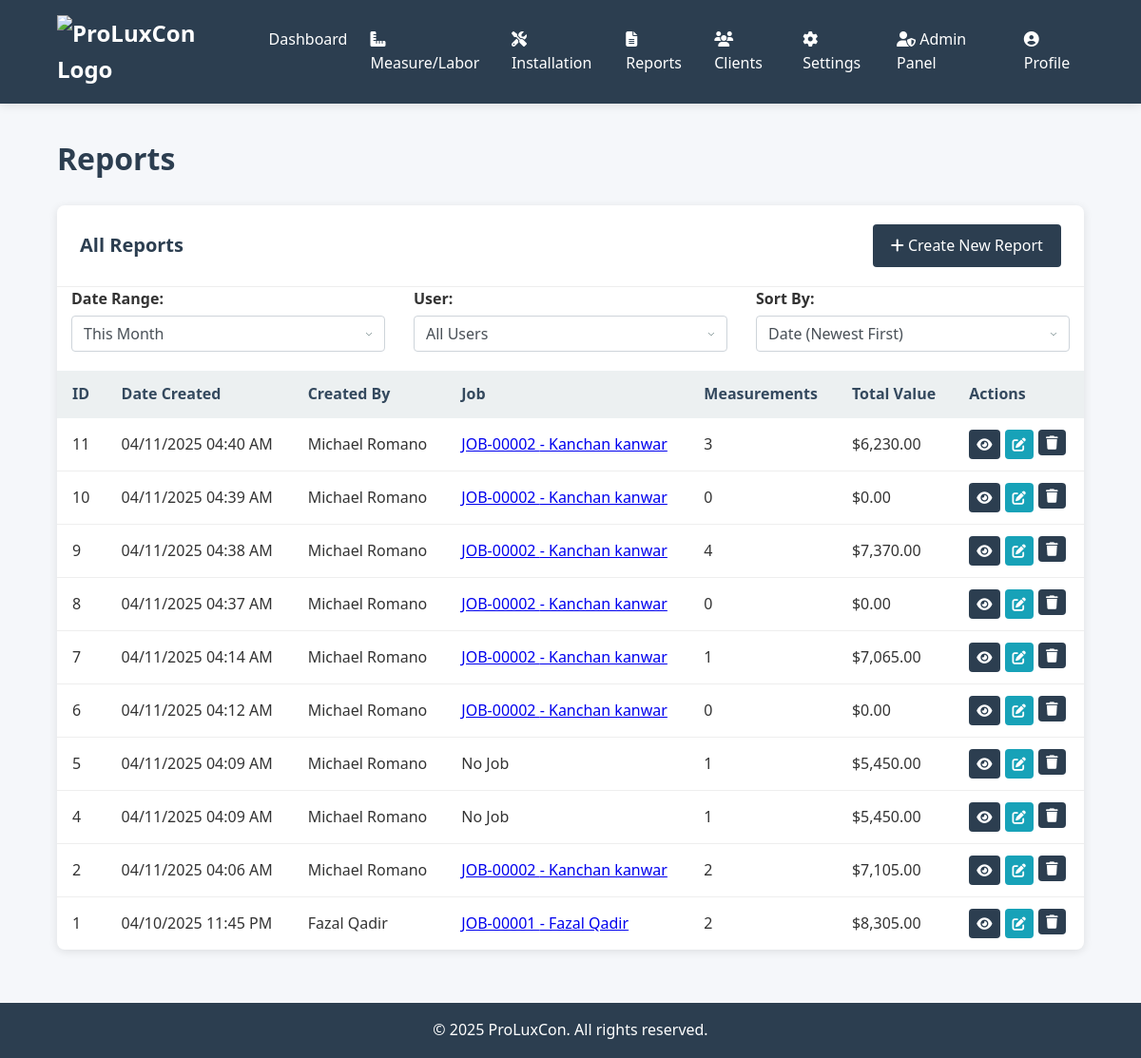
Screenshot of /reports (signed in) with the database file from the repository.
### app.py (models this page shows, shortened)
class Report(db.Model):
    __tablename__ = "report"
    id = db.Column(db.Integer, primary_key=True)
    created_at = db.Column(db.DateTime, default=datetime.utcnow)
    job_id = db.Column(db.Integer, db.ForeignKey("job.id"), nullable=True)
    job = db.relationship("Job", back_populates="reports")
    user_id = db.Column(db.Integer, db.ForeignKey("user.id"), nullable=False)
    user = db.relationship("User", backref="reports")
    measurements = db.relationship("Measurement", backref="report", lazy=True)
    estimate = db.relationship("Estimate", uselist=False, backref="report")

class User(db.Model):
    __tablename__ = "user"
    id = db.Column(db.Integer, primary_key=True)
    name = db.Column(db.String(150), nullable=False)
    email = db.Column(db.String(150), unique=True, nullable=False)
    password_hash = db.Column(db.String(255), nullable=False)
    role_id = db.Column(db.Integer, db.ForeignKey("role.id"), nullable=False)
    role = db.relationship("Role", backref="users")
    is_active = db.Column(db.Boolean, default=True)
    must_change_password = db.Column(db.Boolean, default=False)

class Job(db.Model):
    __tablename__ = "job"
    id = db.Column(db.Integer, primary_key=True)
    job_number = db.Column(db.String(20), unique=True, nullable=False)
    name = db.Column(db.String(150), nullable=False)
    description = db.Column(db.Text)
    created_at = db.Column(db.DateTime, default=datetime.utcnow)
    updated_at = db.Column(
        db.DateTime, default=datetime.utcnow, onupdate=datetime.utcnow
    )
    status = db.Column(
        db.String(20), default="pending"
    )  # pending, in_progress, completed, cancelled
    client_id = db.Column(db.Integer, db.ForeignKey("client.id"), nullable=False)
    user_id = db.Column(
        db.Integer, db.ForeignKey("user.id"), nullable=False
    )  # Created by / Owned by
    user = db.relationship("User", backref="jobs")
    reports = db.relationship("Report", back_populates="job", lazy=True)
    job_statuses = db.relationship("JobStatus", backref="job", lazy=True)

class Estimate(db.Model):
    __tablename__ = "estimate"
    id = db.Column(db.Integer, primary_key=True)
    report_id = db.Column(
        db.Integer, db.ForeignKey("report.id"), nullable=False, unique=True
    )
    extra_large_qty = db.Column(db.Integer, default=0)
    large_qty = db.Column(db.Integer, default=0)
    small_qty = db.Column(db.Integer, default=0)
    mull_qty = db.Column(db.Integer, default=0)
    sfd_qty = db.Column(db.Integer, default=0)
    dfd_qty = db.Column(db.Integer, default=0)
    sgd_qty = db.Column(db.Integer, default=0)
    extra_panels_qty = db.Column(db.Integer, default=0)
    door_design_qty = db.Column(db.Integer, default=0)
    shutter_removal_qty = db.Column(db.Integer, default=0)
    permit_cost = db.Column(db.Float, default=450.0)  # Fixed $450
    labor_total = db.Column(db.Float, default=0.0)
    marketing_fee = db.Column(db.Float, default=0.0)
    material_cost = db.Column(db.Float, default=0.0)
    salesman_cost = db.Column(db.Float, default=0.0)
    markup = db.Column(db.Float, default=5000.0)
    total_contract = db.Column(db.Float, default=0.0)
    commission = db.Column(db.Float, default=0.0)  # 20% of markup by default

### app.py (the view)
@app.route("/reports")
def reports():
    if "user_id" not in session:
        flash("Please log in first.", "error")
        return redirect(url_for("index"))
    user_id = session["user_id"]
    role = session.get("role")
    if role == "admin":
        all_reports = Report.query.order_by(Report.created_at.desc()).all()
    else:
        all_reports = (
            Report.query.filter_by(user_id=user_id)
            .order_by(Report.created_at.desc())
            .all()
        )
    report_ids = [report.id for report in all_reports]
    measurements_counts = {}
    for report_id in report_ids:
        count = Measurement.query.filter_by(report_id=report_id).count()
        measurements_counts[report_id] = count
    estimates = {}
    for estimate in Estimate.query.filter(Estimate.report_id.in_(report_ids)).all():
        estimates[estimate.report_id] = estimate
    job_info = {}
    job_ids = [report.job_id for report in all_reports if report.job_id]
    jobs = {job.id: job for job in Job.query.filter(Job.id.in_(job_ids)).all()}
    for report in all_reports:
        if report.job_id and report.job_id in jobs:
            job = jobs[report.job_id]
            job_info[report.id] = {"job_number": job.job_number, "job_name": job.name}
    users = {}
    if role == "admin":
        user_ids = [report.user_id for report in all_reports]
        for user in User.query.filter(User.id.in_(user_ids)).all():
            users[user.id] = user.name
    return render_template(
        "reports.html",
        reports=all_reports,
        measurements_counts=measurements_counts,
        estimates=estimates,
        job_info=job_info,
        users=users,
        is_admin=(role == "admin"),
    )

### app.py (called while the page is built)
@app.before_request
def make_session_permanent():
    session.permanent = True

@app.context_processor
def utility_processor():
    def now():
        return datetime.utcnow()
    return dict(now=now)

### templates/reports.html (shortened to what this page needs)
{% extends "base.html" %} {% block content %}
<h1 class="page-title">Reports</h1>
<div class="card">
  <div class="card-header">
    <h2 class="card-title">All Reports</h2>
    <div>
      <a href="/measure_labor" class="btn">
        <i class="fas fa-plus"></i> Create New Report
      </a>
    </div>
  </div>
  <div class="filter-controls" style="margin-bottom: 20px; padding: 0 15px">
    <div class="row">
      <div class="col-md-4">
        <label for="date-filter">Date Range:</label>
        <select id="date-filter" class="form-control">
          <option value="month" selected>This Month</option>
        </select>
      </div>
      {% if is_admin %}
      <div class="col-md-4">
        <label for="user-filter">User:</label>
        <select id="user-filter" class="form-control">
          <option value="all">All Users</option>
        </select>
      </div>
      {% endif %}
      <div class="col-md-4">
        <label for="sort-by">Sort By:</label>
        <select id="sort-by" class="form-control">
          <option value="date-desc">Date (Newest First)</option>
        </select>
      </div>
    </div>
  </div>
  <div class="table-responsive">
    <table class="table table-striped" id="reports-table">
      <thead>
        <tr>
          <th>ID</th>
          <th>Date Created</th>
          {% if is_admin %}
          <th>Created By</th>
          {% endif %}
          <th>Job</th>
          <th>Measurements</th>
          <th>Total Value</th>
          <th>Actions</th>
        </tr>
      </thead>
      <tbody>
        {% for report in reports %}
        <tr data-user-id="{{ report.user_id }}">
          <td>{{ report.id }}</td>
          <td>{{ report.created_at.strftime('%m/%d/%Y %I:%M %p') }}</td>
          {% if is_admin %}
          <td>{{ users.get(report.user_id, 'Unknown') }}</td>
          {% endif %}
          <td>
            {% if report.job_id and report.id in job_info %}
            <a href="/view-job/{{ report.job_id }}">
              {{ job_info[report.id]['job_number'] }} - {{
              job_info[report.id]['job_name'] }}
            </a>
            {% else %}
            <span class="text-muted">No Job</span>
            {% endif %}
          </td>
          <td>{{ measurements_counts.get(report.id, 0) }}</td>
          <td>
            {% if report.id in estimates %} ${{
            '{:,.2f}'.format(estimates[report.id].total_contract) }} {% else %}
            $0.00 {% endif %}
          </td>
          <td>
            <div class="btn-group">
              <a
                href="/view_report/{{ report.id }}"
                class="btn btn-sm btn-primary"
                title="View Report"
              >
                <i class="fas fa-eye"></i>
              </a>
              {% if is_admin %}
              <a
                href="/edit_report/{{ report.id }}"
                class="btn btn-sm btn-info"
                title="Edit Report"
              >
                <i class="fas fa-edit"></i>
              </a>
              {% endif %}
              <form
                action="/delete_report/{{ report.id }}"
                method="POST"
                class="d-inline"
                onsubmit="return confirm('Are you sure you want to delete this report?');"
              >
                <button
                  type="submit"
                  class="btn btn-sm btn-danger"
                  title="Delete Report"
                >
                  <i class="fas fa-trash"></i>
                </button>
              </form>
            </div>
          </td>
        </tr>
        {% endfor %}
      </tbody>
    </table>
  </div>
</div>
{% endblock %}

### static/styles.css (style rules this page uses)
:root { --primary: #2c3e50; --primary-dark: #1a2530; --secondary: #3498db; --light: #ecf0f1; --dark: #34495e; --success: #2ecc71; --danger: #e74c3c; --warning: #f39c12; --gray: #95a5a6; --text: #333; --shadow: 0 2px 10px rgba(0, 0, 0, 0.1); --border-radius: 4px; }
* { margin: 0; padding: 0; box-sizing: border-box; font-family: "Segoe UI", Tahoma, Geneva, Verdana, sans-serif; }
body { background-color: #f5f7fa; color: var(--text); line-height: 1.6; }
.page-title { margin-bottom: 1.5rem; color: var(--primary); }
.card { background: white; border-radius: 8px; box-shadow: var(--shadow); margin-bottom: 1.5rem; overflow: hidden; }
.card-header { display: flex; justify-content: space-between; align-items: center; padding: 1.25rem 1.5rem; border-bottom: 1px solid #eee; }
.card-title { font-size: 1.25rem; color: var(--primary); font-weight: 600; margin: 0; }
.btn { padding: 0.6rem 1.2rem; background: var(--primary); color: white; border: none; border-radius: var(--border-radius); font-weight: 500; cursor: pointer; transition: background 0.3s; text-decoration: none; display: inline-block; }
.btn-sm { padding: 0.4rem 0.8rem; font-size: 0.9rem; }
.table-responsive { overflow-x: auto; }
table { width: 100%; border-collapse: collapse; }
th, td { padding: 0.75rem 1rem; text-align: left; }
th { background: var(--light); color: var(--dark); font-weight: 600; }
tr:not(:last-child) { border-bottom: 1px solid #eee; }
.form-control { width: 100%; padding: 0.6rem; border: 1px solid #ddd; border-radius: var(--border-radius); font-size: 1rem; transition: border-color 0.3s; }
select.form-control { appearance: none; background-repeat: no-repeat; background-position: right 10px center; padding-right: 30px; }

### templates/reports.html (style rules this page uses)
.filter-controls .row { display: flex; flex-wrap: wrap; margin-right: -15px; margin-left: -15px; }
.filter-controls .col-md-4 { position: relative; width: 33.333333%; padding-right: 15px; padding-left: 15px; box-sizing: border-box; }
.filter-controls label { display: block; margin-bottom: 5px; font-weight: bold; }
.filter-controls .form-control { display: block; width: 100%; padding: 0.375rem 0.75rem; font-size: 1rem; line-height: 1.5; color: #495057; background-color: #fff; border: 1px solid #ced4da; border-radius: 0.25rem; }
.btn-group { display: flex; gap: 5px; }
.btn-group .btn { padding: 0.25rem 0.5rem; }
.btn-info { background-color: #17a2b8; color: white; }

### rows the page displays
Report: id "11", created_at "04/11/2025 04:40 AM", get "3"
User: get "Michael Romano"
Job: job_number "JOB-00002", name "Kanchan kanwar"
Estimate: total_contract "6,230.00"
Report: id "10", created_at "04/11/2025 04:39 AM", get "0", shows "$0.00"
Report: id "9", created_at "04/11/2025 04:38 AM", get "4"
Estimate: total_contract "7,370.00"
Report: id "8", created_at "04/11/2025 04:37 AM", get "0", shows "$0.00"
Report: id "7", created_at "04/11/2025 04:14 AM", get "1", id.total_contract "7,065.00"
Report: id "6", created_at "04/11/2025 04:12 AM", get "0", shows "$0.00"
Report: id "5", created_at "04/11/2025 04:09 AM", shows "No Job", get "1", id.total_contract "5,450.00"
Report: id "4", created_at "04/11/2025 04:09 AM", shows "No Job", get "1"
Estimate: total_contract "5,450.00"
Report: id "2", created_at "04/11/2025 04:06 AM", id.job_number "JOB-00002", get "2"
Estimate: total_contract "7,105.00"
Report: id "1", created_at "04/10/2025 11:45 PM", id.job_number "JOB-00001", get "2"
User: get "Fazal Qadir"
Job: name "Fazal Qadir"
Estimate: total_contract "8,305.00"
